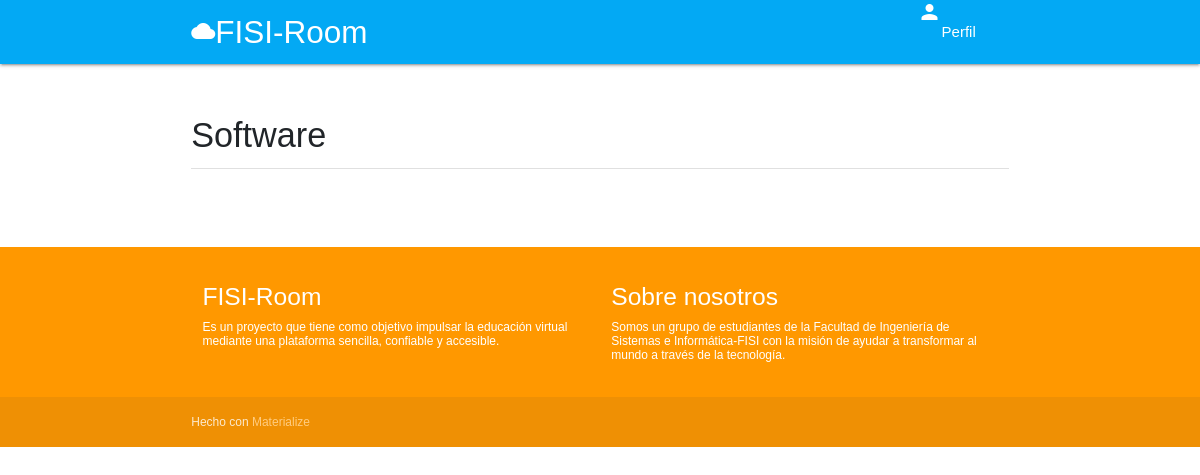
Page /course/categories/software on the earlier database version.
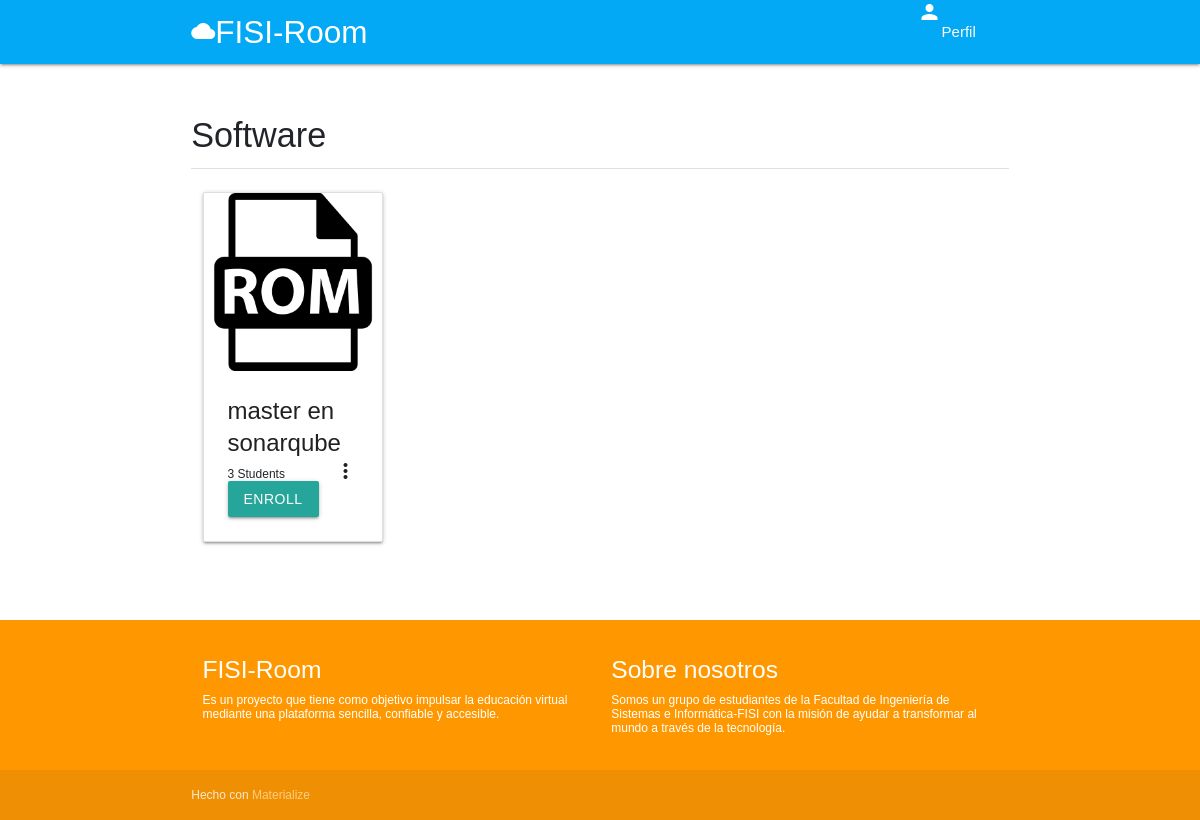
Same page on the later database version.
### classroom/models.py (models this page shows, shortened)
class Category(models.Model):
    title = models.CharField(max_length=100, verbose_name='Title')
    icon = models.CharField(max_length=100, verbose_name='Icon', default='article')
    slug = models.SlugField(unique=True)

class Course(models.Model):
    id = models.UUIDField(primary_key=True, default=uuid.uuid4, editable=False)
    picture = models.ImageField(upload_to=user_directory_path)
    title = models.CharField(max_length=200)
    description = models.CharField(max_length=300)
    DAY_CHOICES = [
        ('LU', 'Lunes'),
        ('MA', 'Martes'),
        ('MI', 'Miércoles'),
        ('JU', 'Jueves'),
        ('VI', 'Viernes'),
        ('SA', 'Sábado'),
        ('DO', 'Domingo')
    ]
    day = models.CharField(
        max_length=2,
        choices=DAY_CHOICES,
        default='LU'
    )
    time_start = models.TimeField()
    time_end = models.TimeField()
    category = models.ForeignKey(Category, on_delete=models.CASCADE)
    syllabus = RichTextField()
    user = models.ForeignKey(User, on_delete=models.CASCADE, related_name='course_owner')
    enrolled = models.ManyToManyField(User)
    modules = models.ManyToManyField(Module)
    questions = models.ManyToManyField(Question)

### classroom/views.py (the view)
# urls.py: path('categories/<category_slug>', category_courses, name='category-courses'),
def category_courses(request, category_slug):
    category = get_object_or_404(Category, slug=category_slug)
    courses = Course.objects.filter(category=category)
    context = {
        'category': category,
        'courses': courses,
    }
    return render(request, 'classroom/categorycourses.html', context)

### authy/views.py (called while the page is built)
def side_nav_info(request):
	user = request.user
	nav_profile = None
	if user.is_authenticated:
		nav_profile = Profile.objects.get(user=user)
	return {'nav_profile': nav_profile}

### frontend/templates/classroom/categorycourses.html (shortened to what this page needs)
{% extends 'base.html' %}
{% load static %}
{% block content %}
<div class="section">
	<h4>{{ category.title }}</h4>
	<div class="divider"></div>
</div>
<div class="row">
{% for course in courses %}
<div class="col s12 m4">
  <div class="card" style="width: 12rem;">
    <div class="card-image waves-effect waves-block waves-light">
      <img class="activator" src="{{ course.picture.url }}" alt="Imagen no cargada">
    </div>
    <div class="card-content">
      <span class="card-title activator grey-text text-darken-4"><strong>{{ course.title }}</strong><em class="material-icons right">more_vert</em></span>
      <p class="title"><strong>{{ course.enrolled.count }}</strong> Students</p>
      <a href="{% url 'enroll' course.id %}" class="btn">Enroll</a>
    </div>
  </div>
</div>
{% endfor %}
</div>
{% endblock %}

### frontend/templates/base.html (shortened to what this page needs)
{% load static %}
<!DOCTYPE html>
<html lang="en">
<head>
  <link href="https://cdn.jsdelivr.net/npm/bootstrap@5.0.1/dist/css/bootstrap.min.css" rel="stylesheet">
  <link href="{% static 'css/materialize.css' %}" type="text/css" rel="stylesheet" media="screen,projection"/>
  <link href="{% static 'css/style.css' %}" type="text/css" rel="stylesheet" media="screen,projection"/>
</head>
<body>
  <nav class="light-blue" role="navigation">
    <div class="nav-wrapper container">
      <a href="{% url 'index' %}" class="brand-logo"><em class="material-icons">cloud</em>FISI-Room</a>
      <ul class="right hide-on-med-and-down">
        <li><a href="#" data-target="slide-out" class="sidenav-trigger show-on-large"><em class="material-icons left">person</em>Perfil</a></li>
      </ul>
    </div>
  </nav>
<div class="container">
  <div class="section">
    {% block content %}
    {% endblock %}
  </div>
  </div>
  <br>
  <br>
  <footer class="page-footer orange">
    <div class="container">
      <div class="row">
        <div class="col l6 s12">
          <h5 class="white-text"><strong>FISI-Room</strong></h5>
          <p>Es un proyecto que tiene como objetivo
            impulsar la educación virtual mediante una plataforma sencilla, confiable y accesible.
          </p>
        </div>
        <div class="col l6 s12">
          <h5 class="white-text"><strong>Sobre nosotros</strong> </h5>
          <p>Somos un grupo de estudiantes de la Facultad de Ingeniería de Sistemas e Informática-FISI
            con la misión de ayudar a transformar al mundo a través de la tecnología.
          </p>
        </div>
      </div>
    </div>
    <div class="footer-copyright">
      <div class="container">
      Hecho con <a class="orange-text text-lighten-3" href="http://materializecss.com">Materialize</a>
      </div>
    </div>
  </footer>
  </body>
  </html>

### frontend/static/css/style.css (style rules this page uses)
body { font: 12px Arial, Helvetica, sans-serif; }

Differences in the rows shown:
added Course: picture (picture), title "master en sonarqube", enrolled.count "3"
